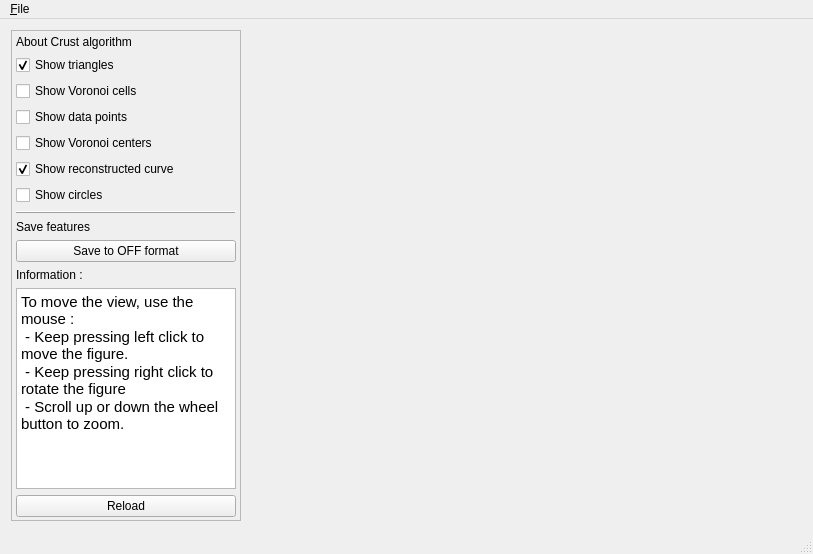
<?xml version="1.0" encoding="UTF-8"?>
<ui version="4.0">
 <class>MainWindow</class>
 <widget class="QMainWindow" name="MainWindow">
  <property name="geometry">
   <rect>
    <x>0</x>
    <y>0</y>
    <width>813</width>
    <height>554</height>
   </rect>
  </property>
  <property name="windowTitle">
   <string>Mesh visualization</string>
  </property>
  <property name="dockOptions">
   <set>QMainWindow::AllowTabbedDocks|QMainWindow::AnimatedDocks</set>
  </property>
  <widget class="QWidget" name="centralWidget">
   <layout class="QHBoxLayout" name="horizontalLayout">
    <property name="sizeConstraint">
     <enum>QLayout::SetDefaultConstraint</enum>
    </property>
    <item>
     <widget class="QFrame" name="frame_2">
      <property name="sizePolicy">
       <sizepolicy hsizetype="Minimum" vsizetype="Preferred">
        <horstretch>0</horstretch>
        <verstretch>0</verstretch>
       </sizepolicy>
      </property>
      <property name="maximumSize">
       <size>
        <width>230</width>
        <height>16777215</height>
       </size>
      </property>
      <property name="frameShape">
       <enum>QFrame::StyledPanel</enum>
      </property>
      <property name="frameShadow">
       <enum>QFrame::Raised</enum>
      </property>
      <widget class="QWidget" name="verticalLayoutWidget">
       <property name="geometry">
        <rect>
         <x>0</x>
         <y>0</y>
         <width>261</width>
         <height>492</height>
        </rect>
       </property>
       <layout class="QVBoxLayout" name="verticalLayout" stretch="0,0,0,0,1,1,1,0,0,0,0,0,0">
        <property name="spacing">
         <number>6</number>
        </property>
        <property name="sizeConstraint">
         <enum>QLayout::SetMaximumSize</enum>
        </property>
        <property name="leftMargin">
         <number>5</number>
        </property>
        <property name="topMargin">
         <number>5</number>
        </property>
        <property name="rightMargin">
         <number>5</number>
        </property>
        <property name="bottomMargin">
         <number>5</number>
        </property>
        <item>
         <widget class="QLabel" name="label">
          <property name="maximumSize">
           <size>
            <width>220</width>
            <height>16777215</height>
           </size>
          </property>
          <property name="text">
           <string>About Crust algorithm</string>
          </property>
         </widget>
        </item>
        <item>
         <widget class="QCheckBox" name="CheckTriangles">
          <property name="maximumSize">
           <size>
            <width>220</width>
            <height>16777215</height>
           </size>
          </property>
          <property name="text">
           <string>Show triangles</string>
          </property>
          <property name="checked">
           <bool>true</bool>
          </property>
         </widget>
        </item>
        <item>
         <widget class="QCheckBox" name="CheckCells">
          <property name="maximumSize">
           <size>
            <width>220</width>
            <height>16777215</height>
           </size>
          </property>
          <property name="text">
           <string>Show Voronoi cells</string>
          </property>
         </widget>
        </item>
        <item>
         <widget class="QCheckBox" name="CheckPoints">
          <property name="text">
           <string>Show data points</string>
          </property>
         </widget>
        </item>
        <item>
         <widget class="QCheckBox" name="CheckCenters">
          <property name="maximumSize">
           <size>
            <width>220</width>
            <height>16777215</height>
           </size>
          </property>
          <property name="text">
           <string>Show Voronoi centers</string>
          </property>
         </widget>
        </item>
        <item>
         <widget class="QCheckBox" name="CheckCurve">
          <property name="maximumSize">
           <size>
            <width>220</width>
            <height>16777215</height>
           </size>
          </property>
          <property name="text">
           <string>Show reconstructed curve</string>
          </property>
          <property name="checked">
           <bool>true</bool>
          </property>
         </widget>
        </item>
        <item>
         <widget class="QCheckBox" name="CheckCircles">
          <property name="maximumSize">
           <size>
            <width>220</width>
            <height>16777215</height>
           </size>
          </property>
          <property name="text">
           <string>Show circles</string>
          </property>
         </widget>
        </item>
        <item>
         <widget class="QFrame" name="frame">
          <property name="frameShape">
           <enum>QFrame::HLine</enum>
          </property>
          <property name="frameShadow">
           <enum>QFrame::Raised</enum>
          </property>
         </widget>
        </item>
        <item>
         <widget class="QLabel" name="label_2">
          <property name="maximumSize">
           <size>
            <width>220</width>
            <height>16777215</height>
           </size>
          </property>
          <property name="text">
           <string>Save features</string>
          </property>
         </widget>
        </item>
        <item>
         <widget class="QPushButton" name="saveOff">
          <property name="maximumSize">
           <size>
            <width>220</width>
            <height>16777215</height>
           </size>
          </property>
          <property name="text">
           <string>Save to OFF format</string>
          </property>
         </widget>
        </item>
        <item>
         <widget class="QLabel" name="label_3">
          <property name="text">
           <string>Information :</string>
          </property>
          <property name="wordWrap">
           <bool>true</bool>
          </property>
         </widget>
        </item>
        <item>
         <widget class="QTextBrowser" name="textBrowser">
          <property name="maximumSize">
           <size>
            <width>220</width>
            <height>16777215</height>
           </size>
          </property>
          <property name="html">
           <string>&lt;!DOCTYPE HTML PUBLIC &quot;-//W3C//DTD HTML 4.0//EN&quot; &quot;http://www.w3.org/TR/REC-html40/strict.dtd&quot;&gt;
&lt;html&gt;&lt;head&gt;&lt;meta name=&quot;qrichtext&quot; content=&quot;1&quot; /&gt;&lt;style type=&quot;text/css&quot;&gt;
p, li { white-space: pre-wrap; }
&lt;/style&gt;&lt;/head&gt;&lt;body style=&quot; font-family:'Ubuntu'; font-size:11pt; font-weight:400; font-style:normal;&quot;&gt;
&lt;p style=&quot; margin-top:0px; margin-bottom:0px; margin-left:0px; margin-right:0px; -qt-block-indent:0; text-indent:0px;&quot;&gt;To move the view, use the mouse :&lt;/p&gt;
&lt;p style=&quot; margin-top:0px; margin-bottom:0px; margin-left:0px; margin-right:0px; -qt-block-indent:0; text-indent:0px;&quot;&gt; - Keep pressing left click to move the figure.&lt;/p&gt;
&lt;p style=&quot; margin-top:0px; margin-bottom:0px; margin-left:0px; margin-right:0px; -qt-block-indent:0; text-indent:0px;&quot;&gt; - Keep pressing right click to rotate the figure&lt;/p&gt;
&lt;p style=&quot; margin-top:0px; margin-bottom:0px; margin-left:0px; margin-right:0px; -qt-block-indent:0; text-indent:0px;&quot;&gt; - Scroll up or down the wheel button to zoom.&lt;/p&gt;&lt;/body&gt;&lt;/html&gt;</string>
          </property>
         </widget>
        </item>
        <item>
         <widget class="QPushButton" name="ReloadButton">
          <property name="maximumSize">
           <size>
            <width>220</width>
            <height>16777215</height>
           </size>
          </property>
          <property name="text">
           <string>Reload</string>
          </property>
         </widget>
        </item>
       </layout>
      </widget>
     </widget>
    </item>
    <item>
     <widget class="GLDisplay" name="widget" native="true"/>
    </item>
   </layout>
  </widget>
  <widget class="QMenuBar" name="menuBar">
   <property name="geometry">
    <rect>
     <x>0</x>
     <y>0</y>
     <width>813</width>
     <height>22</height>
    </rect>
   </property>
   <widget class="QMenu" name="menuFile">
    <property name="title">
     <string>&amp;File</string>
    </property>
    <widget class="QMenu" name="menuLoad">
     <property name="title">
      <string>Load</string>
     </property>
     <addaction name="actionOFF_mesh"/>
     <addaction name="actionPTS_triangulation"/>
     <addaction name="actionPTS_curve"/>
     <addaction name="action2D_Constraint_Triangulation"/>
    </widget>
    <addaction name="menuLoad"/>
    <addaction name="actionQuit"/>
   </widget>
   <addaction name="menuFile"/>
  </widget>
  <widget class="QStatusBar" name="statusBar"/>
  <action name="actionSubmenu">
   <property name="text">
    <string>submenu</string>
   </property>
  </action>
  <action name="actionOFF_mesh">
   <property name="text">
    <string>3D Mesh</string>
   </property>
  </action>
  <action name="actionPTS_triangulation">
   <property name="text">
    <string>2D Triangulation</string>
   </property>
  </action>
  <action name="actionPTS_curve">
   <property name="text">
    <string>2D Crust triangulation</string>
   </property>
  </action>
  <action name="actionQuit">
   <property name="text">
    <string>Quit</string>
   </property>
  </action>
  <action name="action2D_Constraint_Triangulation">
   <property name="text">
    <string>2D Constraint Triangulation</string>
   </property>
  </action>
 </widget>
 <layoutdefault spacing="6" margin="11"/>
 <customwidgets>
  <customwidget>
   <class>GLDisplay</class>
   <extends>QWidget</extends>
   <header location="global">gldisplay.h</header>
   <container>1</container>
  </customwidget>
 </customwidgets>
 <resources/>
 <connections/>
</ui>
